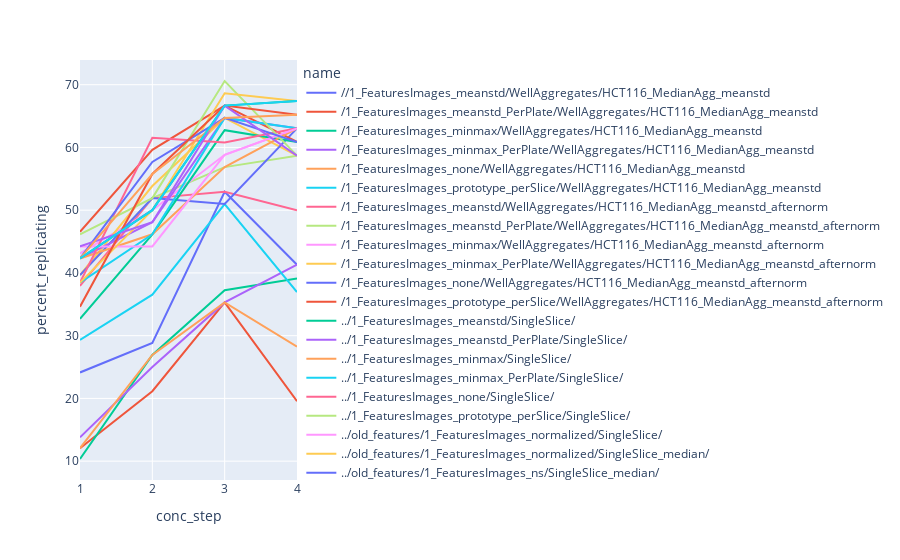

This figure's notebook cell:
### Code cell
fig = px.line(df, x="conc_step", y="percent_replicating", color='name')
fig.show()

### Figure 1 — Plotly figure (JSON) as saved in the notebook; plotly's stock layout.template omitted (floating-point values rounded to 4 significant figures)
{"data": [{"hovertemplate": "name=//1_FeaturesImages_meanstd/WellAggregates/HCT116_MedianAgg_meanstd<br>conc_step=%{x}<br>percent_replicating=%{y}<extra></extra>", "legendgroup": "//1_FeaturesImages_meanstd/WellAggregates/HCT116_MedianAgg_meanstd", "line": {"color": "#636efa", "dash": "solid"}, "marker": {"symbol": "circle"}, "mode": "lines", "name": "//1_FeaturesImages_meanstd/WellAggregates/HCT116_MedianAgg_meanstd", "orientation": "v", "showlegend": true, "type": "scatter", "x": [1, 2, 3, 4], "xaxis": "x", "y": [24.14, 28.85, 52.94, 41.3], "yaxis": "y"}, {"hovertemplate": "name=/1_FeaturesImages_meanstd_PerPlate/WellAggregates/HCT116_MedianAgg_meanstd<br>conc_step=%{x}<br>percent_replicating=%{y}<extra></extra>", "legendgroup": "/1_FeaturesImages_meanstd_PerPlate/WellAggregates/HCT116_MedianAgg_meanstd", "line": {"color": "#EF553B", "dash": "solid"}, "marker": {"symbol": "circle"}, "mode": "lines", "name": "/1_FeaturesImages_meanstd_PerPlate/WellAggregates/HCT116_MedianAgg_meanstd", "orientation": "v", "showlegend": true, "type": "scatter", "x": [1, 2, 3, 4], "xaxis": "x", "y": [12.07, 21.15, 35.29, 19.57], "yaxis": "y"}, {"hovertemplate": "name=/1_FeaturesImages_minmax/WellAggregates/HCT116_MedianAgg_meanstd<br>conc_step=%{x}<br>percent_replicating=%{y}<extra></extra>", "legendgroup": "/1_FeaturesImages_minmax/WellAggregates/HCT116_MedianAgg_meanstd", "line": {"color": "#00cc96", "dash": "solid"}, "marker": {"symbol": "circle"}, "mode": "lines", "name": "/1_FeaturesImages_minmax/WellAggregates/HCT116_MedianAgg_meanstd", "orientation": "v", "showlegend": true, "type": "scatter", "x": [1, 2, 3, 4], "xaxis": "x", "y": [10.34, 26.92, 37.25, 39.13], "yaxis": "y"}, {"hovertemplate": "name=/1_FeaturesImages_minmax_PerPlate/WellAggregates/HCT116_MedianAgg_meanstd<br>conc_step=%{x}<br>percent_replicating=%{y}<extra></extra>", "legendgroup": "/1_FeaturesImages_minmax_PerPlate/WellAggregates/HCT116_MedianAgg_meanstd", "line": {"color": "#ab63fa", "dash": "solid"}, "marker": {"symbol": "circle"}, "mode": "lines", "name": "/1_FeaturesImages_minmax_PerPlate/WellAggregates/HCT116_MedianAgg_meanstd", "orientation": "v", "showlegend": true, "type": "scatter", "x": [1, 2, 3, 4], "xaxis": "x", "y": [13.79, 25, 35.29, 41.3], "yaxis": "y"}, {"hovertemplate": "name=/1_FeaturesImages_none/WellAggregates/HCT116_MedianAgg_meanstd<br>conc_step=%{x}<br>percent_replicating=%{y}<extra></extra>", "legendgroup": "/1_FeaturesImages_none/WellAggregates/HCT116_MedianAgg_meanstd", "line": {"color": "#FFA15A", "dash": "solid"}, "marker": {"symbol": "circle"}, "mode": "lines", "name": "/1_FeaturesImages_none/WellAggregates/HCT116_MedianAgg_meanstd", "orientation": "v", "showlegend": true, "type": "scatter", "x": [1, 2, 3, 4], "xaxis": "x", "y": [12.07, 26.92, 35.29, 28.26], "yaxis": "y"}, {"hovertemplate": "name=/1_FeaturesImages_prototype_perSlice/WellAggregates/HCT116_MedianAgg_meanstd<br>conc_step=%{x}<br>percent_replicating=%{y}<extra></extra>", "legendgroup": "/1_FeaturesImages_prototype_perSlice/WellAggregates/HCT116_MedianAgg_meanstd", "line": {"color": "#19d3f3", "dash": "solid"}, "marker": {"symbol": "circle"}, "mode": "lines", "name": "/1_FeaturesImages_prototype_perSlice/WellAggregates/HCT116_MedianAgg_meanstd", "orientation": "v", "showlegend": true, "type": "scatter", "x": [1, 2, 3, 4], "xaxis": "x", "y": [29.31, 36.54, 50.98, 36.96], "yaxis": "y"}, {"hovertemplate": "name=/1_FeaturesImages_meanstd/WellAggregates/HCT116_MedianAgg_meanstd_afternorm<br>conc_step=%{x}<br>percent_replicating=%{y}<extra></extra>", "legendgroup": "/1_FeaturesImages_meanstd/WellAggregates/HCT116_MedianAgg_meanstd_afternorm", "line": {"color": "#FF6692", "dash": "solid"}, "marker": {"symbol": "circle"}, "mode": "lines", "name": "/1_FeaturesImages_meanstd/WellAggregates/HCT116_MedianAgg_meanstd_afternorm", "orientation": "v", "showlegend": true, "type": "scatter", "x": [1, 2, 3, 4], "xaxis": "x", "y": [37.93, 51.92, 52.94, 50], "yaxis": "y"}, {"hovertemplate": "name=/1_FeaturesImages_meanstd_PerPlate/WellAggregates/HCT116_MedianAgg_meanstd_afternorm<br>conc_step=%{x}<br>percent_replicating=%{y}<extra></extra>", "legendgroup": "/1_FeaturesImages_meanstd_PerPlate/WellAggregates/HCT116_MedianAgg_meanstd_afternorm", "line": {"color": "#B6E880", "dash": "solid"}, "marker": {"symbol": "circle"}, "mode": "lines", "name": "/1_FeaturesImages_meanstd_PerPlate/WellAggregates/HCT116_MedianAgg_meanstd_afternorm", "orientation": "v", "showlegend": true, "type": "scatter", "x": [1, 2, 3, 4], "xaxis": "x", "y": [39.66, 51.92, 56.86, 58.7], "yaxis": "y"}, {"hovertemplate": "name=/1_FeaturesImages_minmax/WellAggregates/HCT116_MedianAgg_meanstd_afternorm<br>conc_step=%{x}<br>percent_replicating=%{y}<extra></extra>", "legendgroup": "/1_FeaturesImages_minmax/WellAggregates/HCT116_MedianAgg_meanstd_afternorm", "line": {"color": "#FF97FF", "dash": "solid"}, "marker": {"symbol": "circle"}, "mode": "lines", "name": "/1_FeaturesImages_minmax/WellAggregates/HCT116_MedianAgg_meanstd_afternorm", "orientation": "v", "showlegend": true, "type": "scatter", "x": [1, 2, 3, 4], "xaxis": "x", "y": [43.1, 50, 58.82, 63.04], "yaxis": "y"}, {"hovertemplate": "name=/1_FeaturesImages_minmax_PerPlate/WellAggregates/HCT116_MedianAgg_meanstd_afternorm<br>conc_step=%{x}<br>percent_replicating=%{y}<extra></extra>", "legendgroup": "/1_FeaturesImages_minmax_PerPlate/WellAggregates/HCT116_MedianAgg_meanstd_afternorm", "line": {"color": "#FECB52", "dash": "solid"}, "marker": {"symbol": "circle"}, "mode": "lines", "name": "/1_FeaturesImages_minmax_PerPlate/WellAggregates/HCT116_MedianAgg_meanstd_afternorm", "orientation": "v", "showlegend": true, "type": "scatter", "x": [1, 2, 3, 4], "xaxis": "x", "y": [39.66, 53.85, 64.71, 58.7], "yaxis": "y"}, {"hovertemplate": "name=/1_FeaturesImages_none/WellAggregates/HCT116_MedianAgg_meanstd_afternorm<br>conc_step=%{x}<br>percent_replicating=%{y}<extra></extra>", "legendgroup": "/1_FeaturesImages_none/WellAggregates/HCT116_MedianAgg_meanstd_afternorm", "line": {"color": "#636efa", "dash": "solid"}, "marker": {"symbol": "circle"}, "mode": "lines", "name": "/1_FeaturesImages_none/WellAggregates/HCT116_MedianAgg_meanstd_afternorm", "orientation": "v", "showlegend": true, "type": "scatter", "x": [1, 2, 3, 4], "xaxis": "x", "y": [39.66, 51.92, 50.98, 63.04], "yaxis": "y"}, {"hovertemplate": "name=/1_FeaturesImages_prototype_perSlice/WellAggregates/HCT116_MedianAgg_meanstd_afternorm<br>conc_step=%{x}<br>percent_replicating=%{y}<extra></extra>", "legendgroup": "/1_FeaturesImages_prototype_perSlice/WellAggregates/HCT116_MedianAgg_meanstd_afternorm", "line": {"color": "#EF553B", "dash": "solid"}, "marker": {"symbol": "circle"}, "mode": "lines", "name": "/1_FeaturesImages_prototype_perSlice/WellAggregates/HCT116_MedianAgg_meanstd_afternorm", "orientation": "v", "showlegend": true, "type": "scatter", "x": [1, 2, 3, 4], "xaxis": "x", "y": [46.55, 59.62, 66.67, 60.87], "yaxis": "y"}, {"hovertemplate": "name=../1_FeaturesImages_meanstd/SingleSlice/<br>conc_step=%{x}<br>percent_replicating=%{y}<extra></extra>", "legendgroup": "../1_FeaturesImages_meanstd/SingleSlice/", "line": {"color": "#00cc96", "dash": "solid"}, "marker": {"symbol": "circle"}, "mode": "lines", "name": "../1_FeaturesImages_meanstd/SingleSlice/", "orientation": "v", "showlegend": true, "type": "scatter", "x": [1, 2, 3, 4], "xaxis": "x", "y": [32.69, 46.15, 62.75, 60.87], "yaxis": "y"}, {"hovertemplate": "name=../1_FeaturesImages_meanstd_PerPlate/SingleSlice/<br>conc_step=%{x}<br>percent_replicating=%{y}<extra></extra>", "legendgroup": "../1_FeaturesImages_meanstd_PerPlate/SingleSlice/", "line": {"color": "#ab63fa", "dash": "solid"}, "marker": {"symbol": "circle"}, "mode": "lines", "name": "../1_FeaturesImages_meanstd_PerPlate/SingleSlice/", "orientation": "v", "showlegend": true, "type": "scatter", "x": [1, 2, 3, 4], "xaxis": "x", "y": [42.31, 48.08, 64.71, 63.04], "yaxis": "y"}, {"hovertemplate": "name=../1_FeaturesImages_minmax/SingleSlice/<br>conc_step=%{x}<br>percent_replicating=%{y}<extra></extra>", "legendgroup": "../1_FeaturesImages_minmax/SingleSlice/", "line": {"color": "#FFA15A", "dash": "solid"}, "marker": {"symbol": "circle"}, "mode": "lines", "name": "../1_FeaturesImages_minmax/SingleSlice/", "orientation": "v", "showlegend": true, "type": "scatter", "x": [1, 2, 3, 4], "xaxis": "x", "y": [42.31, 46.15, 56.86, 63.04], "yaxis": "y"}, {"hovertemplate": "name=../1_FeaturesImages_minmax_PerPlate/SingleSlice/<br>conc_step=%{x}<br>percent_replicating=%{y}<extra></extra>", "legendgroup": "../1_FeaturesImages_minmax_PerPlate/SingleSlice/", "line": {"color": "#19d3f3", "dash": "solid"}, "marker": {"symbol": "circle"}, "mode": "lines", "name": "../1_FeaturesImages_minmax_PerPlate/SingleSlice/", "orientation": "v", "showlegend": true, "type": "scatter", "x": [1, 2, 3, 4], "xaxis": "x", "y": [38.46, 46.15, 64.71, 63.04], "yaxis": "y"}, {"hovertemplate": "name=../1_FeaturesImages_none/SingleSlice/<br>conc_step=%{x}<br>percent_replicating=%{y}<extra></extra>", "legendgroup": "../1_FeaturesImages_none/SingleSlice/", "line": {"color": "#FF6692", "dash": "solid"}, "marker": {"symbol": "circle"}, "mode": "lines", "name": "../1_FeaturesImages_none/SingleSlice/", "orientation": "v", "showlegend": true, "type": "scatter", "x": [1, 2, 3, 4], "xaxis": "x", "y": [38.46, 61.54, 60.78, 63.04], "yaxis": "y"}, {"hovertemplate": "name=../1_FeaturesImages_prototype_perSlice/SingleSlice/<br>conc_step=%{x}<br>percent_replicating=%{y}<extra></extra>", "legendgroup": "../1_FeaturesImages_prototype_perSlice/SingleSlice/", "line": {"color": "#B6E880", "dash": "solid"}, "marker": {"symbol": "circle"}, "mode": "lines", "name": "../1_FeaturesImages_prototype_perSlice/SingleSlice/", "orientation": "v", "showlegend": true, "type": "scatter", "x": [1, 2, 3, 4], "xaxis": "x", "y": [46.15, 51.92, 70.59, 58.7], "yaxis": "y"}, {"hovertemplate": "name=../old_features/1_FeaturesImages_normalized/SingleSlice/<br>conc_step=%{x}<br>percent_replicating=%{y}<extra></extra>", "legendgroup": "../old_features/1_FeaturesImages_normalized/SingleSlice/", "line": {"color": "#FF97FF", "dash": "solid"}, "marker": {"symbol": "circle"}, "mode": "lines", "name": "../old_features/1_FeaturesImages_normalized/SingleSlice/", "orientation": "v", "showlegend": true, "type": "scatter", "x": [1, 2, 3, 4], "xaxis": "x", "y": [44.23, 44.23, 58.82, 63.04], "yaxis": "y"}, {"hovertemplate": "name=../old_features/1_FeaturesImages_normalized/SingleSlice_median/<br>conc_step=%{x}<br>percent_replicating=%{y}<extra></extra>", "legendgroup": "../old_features/1_FeaturesImages_normalized/SingleSlice_median/", "line": {"color": "#FECB52", "dash": "solid"}, "marker": {"symbol": "circle"}, "mode": "lines", "name": "../old_features/1_FeaturesImages_normalized/SingleSlice_median/", "orientation": "v", "showlegend": true, "type": "scatter", "x": [1, 2, 3, 4], "xaxis": "x", "y": [38.46, 50, 68.63, 67.39], "yaxis": "y"}, {"hovertemplate": "name=../old_features/1_FeaturesImages_ns/SingleSlice_median/<br>conc_step=%{x}<br>percent_replicating=%{y}<extra></extra>", "legendgroup": "../old_features/1_FeaturesImages_ns/SingleSlice_median/", "line": {"color": "#636efa", "dash": "solid"}, "marker": {"symbol": "circle"}, "mode": "lines", "name": "../old_features/1_FeaturesImages_ns/SingleSlice_median/", "orientation": "v", "showlegend": true, "type": "scatter", "x": [1, 2, 3, 4], "xaxis": "x", "y": [42.31, 57.69, 64.71, 60.87], "yaxis": "y"}, {"hovertemplate": "name=../1_FeaturesImages_meanstd/SingleSlice_median/<br>conc_step=%{x}<br>percent_replicating=%{y}<extra></extra>", "legendgroup": "../1_FeaturesImages_meanstd/SingleSlice_median/", "line": {"color": "#EF553B", "dash": "solid"}, "marker": {"symbol": "circle"}, "mode": "lines", "name": "../1_FeaturesImages_meanstd/SingleSlice_median/", "orientation": "v", "showlegend": true, "type": "scatter", "x": [1, 2, 3, 4], "xaxis": "x", "y": [34.62, 55.77, 66.67, 65.22], "yaxis": "y"}, {"hovertemplate": "name=../1_FeaturesImages_meanstd_PerPlate/SingleSlice_median/<br>conc_step=%{x}<br>percent_replicating=%{y}<extra></extra>", "legendgroup": "../1_FeaturesImages_meanstd_PerPlate/SingleSlice_median/", "line": {"color": "#00cc96", "dash": "solid"}, "marker": {"symbol": "circle"}, "mode": "lines", "name": "../1_FeaturesImages_meanstd_PerPlate/SingleSlice_median/", "orientation": "v", "showlegend": true, "type": "scatter", "x": [1, 2, 3, 4], "xaxis": "x", "y": [42.31, 50, 66.67, 67.39], "yaxis": "y"}, {"hovertemplate": "name=../1_FeaturesImages_minmax/SingleSlice_median/<br>conc_step=%{x}<br>percent_replicating=%{y}<extra></extra>", "legendgroup": "../1_FeaturesImages_minmax/SingleSlice_median/", "line": {"color": "#ab63fa", "dash": "solid"}, "marker": {"symbol": "circle"}, "mode": "lines", "name": "../1_FeaturesImages_minmax/SingleSlice_median/", "orientation": "v", "showlegend": true, "type": "scatter", "x": [1, 2, 3, 4], "xaxis": "x", "y": [44.23, 48.08, 66.67, 58.7], "yaxis": "y"}, {"hovertemplate": "name=../1_FeaturesImages_minmax_PerPlate/SingleSlice_median/<br>conc_step=%{x}<br>percent_replicating=%{y}<extra></extra>", "legendgroup": "../1_FeaturesImages_minmax_PerPlate/SingleSlice_median/", "line": {"color": "#FFA15A", "dash": "solid"}, "marker": {"symbol": "circle"}, "mode": "lines", "name": "../1_FeaturesImages_minmax_PerPlate/SingleSlice_median/", "orientation": "v", "showlegend": true, "type": "scatter", "x": [1, 2, 3, 4], "xaxis": "x", "y": [42.31, 55.77, 64.71, 65.22], "yaxis": "y"}, {"hovertemplate": "name=../1_FeaturesImages_none/SingleSlice_median/<br>conc_step=%{x}<br>percent_replicating=%{y}<extra></extra>", "legendgroup": "../1_FeaturesImages_none/SingleSlice_median/", "line": {"color": "#19d3f3", "dash": "solid"}, "marker": {"symbol": "circle"}, "mode": "lines", "name": "../1_FeaturesImages_none/SingleSlice_median/", "orientation": "v", "showlegend": true, "type": "scatter", "x": [1, 2, 3, 4], "xaxis": "x", "y": [42.31, 50, 66.67, 67.39], "yaxis": "y"}], "layout": {"legend": {"title": {"text": "name"}, "tracegroupgap": 0}, "margin": {"t": 60}, "xaxis": {"anchor": "y", "domain": [0, 1], "title": {"text": "conc_step"}}, "yaxis": {"anchor": "x", "domain": [0, 1], "title": {"text": "percent_replicating"}}}}
